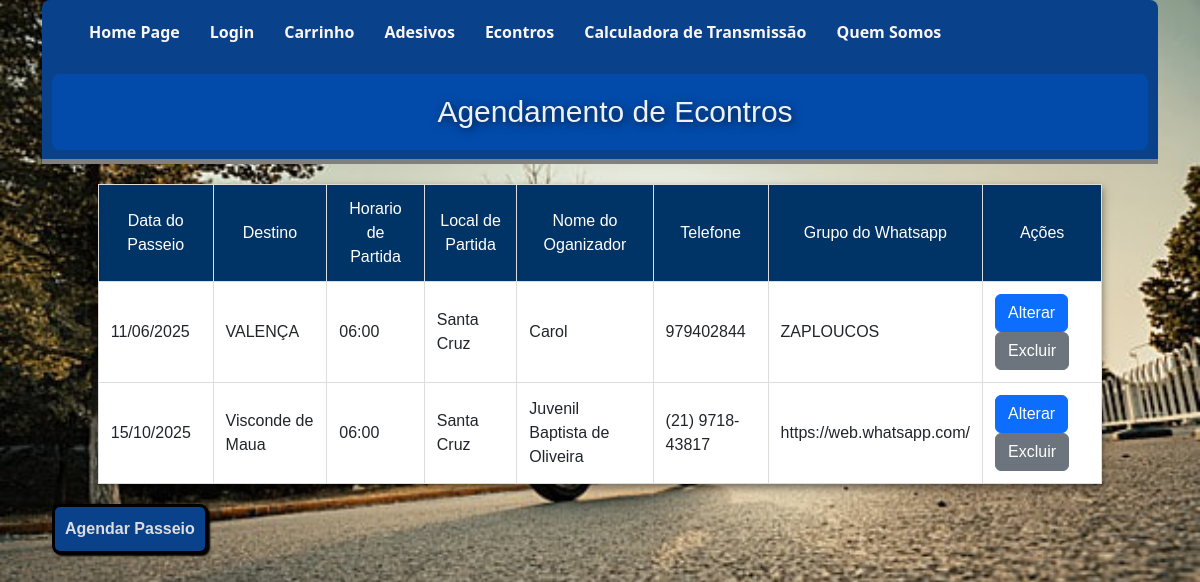
The app's page /Cadastro/listar_passeios with its own data.
### Cadastro/models.py (models this page shows, shortened)
class Cad_Passeios(models.Model):
    nome = models.CharField(max_length=100)
    telefone = models.CharField(max_length=20)
    destino = models.CharField(max_length=100)
    localPartida = models.CharField(max_length=100)
    horarioPartida = models.CharField(max_length=5)
    grupoWhats = models.CharField(max_length=100)
    DataPasseio = models.DateField(null=True, blank=True)

### Cadastro/views.py (the view)
# urls.py: path('listar_passeios' , views.listar_passeios, name='listar_passeios'),
def listar_passeios(request):
    passeios = Cad_Passeios.objects.order_by('DataPasseio')
    return render(request,'lista_passeios.html', {'passeios':passeios})

### Cadastro/templates/lista_passeios.html (shortened to what this page needs)
{% extends 'pagina_secundaria.html' %}
{% block content %}
    <header id="cabecalho">
    <h1>Agendamento de Econtros</h1>
    </header>
    <div>
    <table class="tabela-passeio">
    <thead>
           <tr>
                <td>Data do Passeio</td>
                <td>Destino</td>
                <td>Horario de Partida</td>
                <td>Local de Partida</td>
                <td>Nome do Oganizador</td>
                <td>Telefone</td>
                <td>Grupo do Whatsapp</td>
                <td>Ações</td>
           </tr>
    </thead>
    <tbody>
        {% for l in passeios %}
        <tr>
            <td>{{ l.DataPasseio|date:"d/m/Y" }}</td>
            <td>{{l.destino}}</td>
            <td>{{l.horarioPartida}}</td>
            <td>{{l.localPartida}}</td>
            <td>{{l.nome}}</td>
            <td>{{l.telefone}}</td>
            <td>{{l.grupoWhats}}</td>
            <td><a href="{% url 'alterar_passeio' l.id %}" class="btn btn-primary" >Alterar</a>
                <a href="{% url 'excluir_passeio' l.id %} " onclick='return excluir()' class="btn btn-secondary" >Excluir</a>
            </td>
        </tr>
        {% endfor %}
    </tbody>
    </table>
    </div>
    <div>
<a href="{% url 'incluir_passeios' %}" class="agendar">Agendar Passeio</a>
    </div>
{% endblock %}

### Layout/pagina_secundaria.html (shortened to what this page needs)
<!DOCTYPE html>
<html lang="pt-br">
<head>
{% load static %}
{% load django_bootstrap5 %}
{% bootstrap_css %}
<link rel="stylesheet" href="{% static 'estilo/estilo.css' %}">
</head>
<body class = 'pagina-secundaria'>
    <div class="container">
      {% include 'menu_principal.html' %}
      {% block content %}
      {% endblock %}
    </div>
</body>
</html>

### Layout/menu_principal.html (shortened to what this page needs)
    <nav class="navbar navbar-expand-lg">
    <div class="container-fluid">
            <div class="collapse navbar-collapse" id="menu">
                <ul type = 1 class="navbar-nav">
                        <li class="nav-item"><a href="{% url 'index' %}">Home Page</a></li>
                        <li class="nav-item"><a href="{% url 'login_usuario' %}">Login</a></li>
                        <li class="nav-item"><a href="index.html">Carrinho</a></li>
                        <li class="nav-item"><a href="https://www.instagram.com/bolinho_adesivos/" target="_blank">Adesivos</a></li>
                        <li class="nav-item"><a href="{% url 'listar_passeios' %}">Econtros</a></li>
                        <li class="nav-item"><a href="{% url 'calculadora' %}">Calculadora de Transmissão</a></li>
                        <li class="nav-item"><a href="{% url 'quem_somos' %}">Quem Somos</a></li>
                </ul>
            </div>
    </div>
    </nav>

### Arquivos/estilo/estilo.css (style rules this page uses)
h1 { font-family: arial; font-size: 30px; color: hsla(0, 0%, 100%, 0.934); background-color: rgb(2, 75, 171); text-shadow: 2px 2px 10px rgba(0, 0, 0, 0.648); text-align: center; text-indent: 30px; padding: 20px; border-radius: 8px; margin-top: 50px; }
header { margin-top: -50px; background-color: rgb(9, 65, 139); padding: 10px; }
.tabela-passeio { width: 90%; margin: 20px auto; border-collapse: collapse; overflow: hidden; box-shadow: 0 4px 8px rgba(0, 0, 0, 0.5); font-family: Arial, sans-serif; }
.tabela-passeio thead { background-color: #003366; color: white; text-align: center; }
.tabela-passeio th, .tabela-passeio td { padding: 12px; border: 1px solid #ddd; }
.tabela-passeio tbody { background-color: white; }
a { text-decoration: none; color: #ffffff; font-weight: bold; }
a.agendar { display: inline-block; font-family: Arial, Helvetica, sans-serif; background-color: rgb(9, 65, 139); padding: 10px; color: #dedddd; box-shadow: 2px 2px 2px black; border: solid black; transition: 1s; text-decoration: none; border-radius: 8px; margin-left: 10px; }
body.pagina-secundaria { background-color: #000000; background-image: url(../imagem/pngtree-beautiful-woman-riding-a-motorcycle-at-dusk-image_808369.jpg); background-repeat: no-repeat; background-size: cover; background-position: center; height: 100vh; margin: 0; }
.navbar-expand-lg { display: inline-block; background-color: rgb(9, 65, 139); padding: 20px; margin: 0px; transition: 1s; border: none; box-shadow: none; border-radius: 8px; width: 100%; }
.navbar-expand-lg a { color: rgb(251, 246, 246); text-decoration: none; padding: 15px; }
header#cabecalho { border-bottom: 5px gray solid; height: 150px; }

### records on screen
Cad_Passeios: DataPasseio "11/06/2025", destino "VALENÇA", horarioPartida "06:00", localPartida "Santa Cruz", nome "Carol", telefone "979402844", grupoWhats "ZAPLOUCOS"
Cad_Passeios: DataPasseio "15/10/2025", destino "Visconde de Maua", horarioPartida "06:00", localPartida "Santa Cruz", nome "Juvenil Baptista de Oliveira", telefone "(21) 9718-43817", grupoWhats "https://web.whatsapp.com/"
